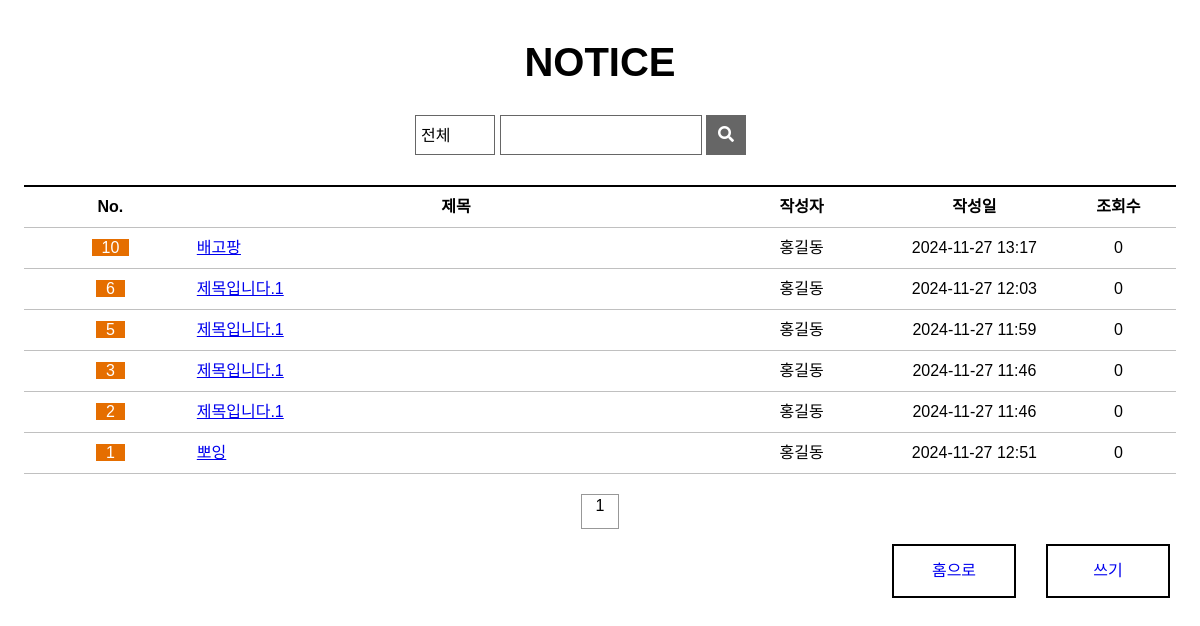
/board/blist/, run on the app's committed database.
### board/models.py (models this page shows, shortened)
class Board(models.Model):
  bno = models.AutoField(primary_key=True)
  member = models.ForeignKey(Member, on_delete=models.DO_NOTHING, null=True)
  btitle = models.CharField(max_length=100)
  bcontent = models.TextField()
  bgroup = models.IntegerField(null=True)
  bstep = models.IntegerField(default=0)
  bindent = models.IntegerField(default=0)
  bhit = models.IntegerField(default=0)
  bdate = models.DateTimeField(auto_now=True)
  bfile = models.ImageField(null=True, upload_to='board')

### member/models.py (models this page shows, shortened)
class Member(models.Model):
  id = models.CharField(max_length=50, primary_key=True)
  pw = models.CharField(max_length=100)
  name = models.CharField(max_length=100)
  nicname = models.CharField(max_length=100)
  tel = models.CharField(max_length=20, default='010-0000-0000')
  gender = models.CharField(max_length=10, default='남자')
  hobby = models.CharField(max_length=50, default='game')
  mdate = models.DateTimeField(auto_now=True)

### board/views.py (the view)
# urls.py: path('blist/', views.blist, name='blist'),
def blist(request):
  qs = Board.objects.all().order_by('-bgroup','bstep')
  context = {"blist":qs}
  return render(request,'blist.html',context)

### board/templates/blist.html (shortened to what this page needs)
{% load static %}
<!DOCTYPE html>
<html>
<head>
  <link rel="stylesheet" href="https://cdnjs.cloudflare.com/ajax/libs/font-awesome/5.12.1/css/all.min.css">
  <link rel="stylesheet" href="{% static '/css/style.css' %}">
  <link rel="stylesheet" href="{% static '/css/notice_list.css' %}">
</head>
<body>
<section>
    <h1>NOTICE</h1>
    <div class="wrapper">
      <form action="/search" name="search" method="post">
        <select name="category" id="category">
          <option value="0">전체</option>
        </select>
        <div class="title">
          <input type="text" size="16">
        </div>
        <button type="submit"><i class="fas fa-search"></i></button>
      </form>
    </div>
    <table>
      <colgroup>
        <col width="15%">
        <col width="45%">
        <col width="15%">
        <col width="15%">
        <col width="10%">
      </colgroup>
      <tr>
        <th>No.</th>
        <th>제목</th>
        <th>작성자</th>
        <th>작성일</th>
        <th>조회수</th>
      </tr>
       {% if blist %}
       {% for board in blist %}
          <tr>
            <td><span class="table-notice">{{board.bno}}</span></td>
            <td class="table-title">
            <a href="/board/bview/{{board.bno}}/">{{board.btitle}}</a>
            </td>
            <td>{{board.member.name}}</td>
            <td>{{board.bdate|date:'Y-m-d H:i'}}</td>
            <td>{{board.bhit}}</td>
          </tr>
        {% endfor %}
      {% else %}
      <tr>
        <td colspan="5">데이터가 없습니다.</td>
      </tr>
      {% endif %}
    </table>
    <ul class="page-num">
      <li class="first"></li>
      <li class="prev"></li>
      <li class="num"><div>1</div></li>
      <li class="next"></li>
      <li class="last"></li>
    </ul>
    <a href="/board/bwrite/"><div class="write">쓰기</div></a>
    <a href="/"><div class="write">홈으로</div></a>
  </section>
</body>
</html>

### static/css/style.css (style rules this page uses)
*, body { margin: 0; padding: 0; font-family: 'Noto Sans KR', sans-serif; font-size: 16px; }
li { display: inline-block; padding-right: 5px; font-size: 13px; }
.wrapper { width: 1200px; margin: auto; }

### static/css/notice_list.css (style rules this page uses)
section { text-align: center; }
h1 { margin-top: 40px; margin-bottom: 50px; font-size: 40px; }
.wrapper { position: relative; }
select { position: absolute; top: 50%; left: 50%; width: 80px; height: 40px; margin-left: -185px; margin-top: -20px; padding: 5px; border: 1px solid #666666; font-family: inherit; background: url(https://www.midashotel.co.kr/Midas_common/images/homepage/board/search-box-select.png) no-repeat 95% 50%; -webkit-appearance: none; -moz-appearance: none; appearance: none; }
form > div { position: absolute; top: 50%; left: 50%; width: 200px; height: 38px; margin-left: -100px; margin-top: -20px; display: inline-block; border: 1px solid #666666; }
input { position: relative; top: 4px; left: 2px; border: none; font-size: 16px; }
button { position: absolute; top: 50%; left: 50%; width: 40px; height: 40px; margin-left: 106px; margin-top: -20px; background: #666666; color: white; border: none; }
table { width: 96%; margin-top: 100px; margin-left: auto; margin-right: auto; line-height: 40px; }
.table-notice { background-color: #e56e00; color: white; padding-left: 10px; padding-right: 10px; }
.table-title { text-align: left; }
table { border-collapse: collapse; }
th { border: 1px solid silver; border-top: 2px solid black; }
td { border: 1px solid silver; }
th, td { border-left: hidden; border-right: hidden; }
.page-num { margin-top: 15px; }
.page-num li { width: 36px; height: 35px; padding: 0; }
.first { background: url(https://www.midashotel.co.kr/Midas_common/images/homepage/board/paging_first.png) no-repeat; }
.prev { background: url(https://www.midashotel.co.kr/Midas_common/images/homepage/board/paging_prev.png) no-repeat; }
.num { position: relative; top: -15px; height: 33px !important; margin-left: 15px; margin-right: 15px; border: 1px #989898 solid; }
.num > div { position: relative; top: 2px; }
.next { background: url(https://www.midashotel.co.kr/Midas_common/images/homepage/board/paging_next.png) no-repeat; }
.last { background: url(https://www.midashotel.co.kr/Midas_common/images/homepage/board/paging_last.png) no-repeat; }
.write { float: right; width: 120px; height: 50px; line-height: 50px; margin: 0 30px 50px 0; border: 2px black solid; }

### data on the page
Board: bno "10", btitle "배고팡", member.name "홍길동", bdate "2024-11-27 13:17", bhit "0"
Board: bno "6", btitle "제목입니다.1", member.name "홍길동", bdate "2024-11-27 12:03", bhit "0"
Board: bno "5", btitle "제목입니다.1", member.name "홍길동", bdate "2024-11-27 11:59", bhit "0"
Board: bno "3", btitle "제목입니다.1", member.name "홍길동", bdate "2024-11-27 11:46", bhit "0"
Board: bno "2", btitle "제목입니다.1", member.name "홍길동", bdate "2024-11-27 11:46", bhit "0"
Board: bno "1", btitle "뽀잉", member.name "홍길동", bdate "2024-11-27 12:51", bhit "0"
